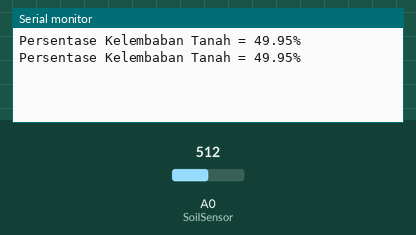
This sketch was run on a simulated Arduino Uno, built with avr-gcc and run on an emulated ATmega328P. On the bench: the last lines printed to the serial monitor. The test bench sets the inputs (shaded band); at power-on: A0 (SoilSensor) = 512.

Above: at 1.8 s.
1.9 s: A0 (SoilSensor) set to 716
At 2.8 s:
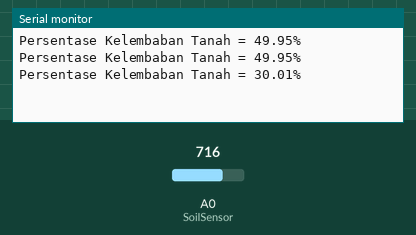
3.4 s: A0 (SoilSensor) set to 900
At 4.5 s:
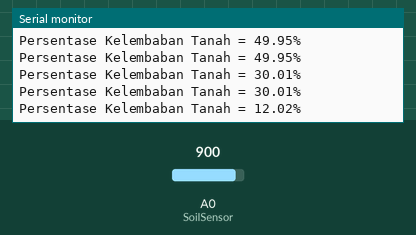
Timing chart, 0 to 6.4 s (numbered marks = the images above; inputs shaded):
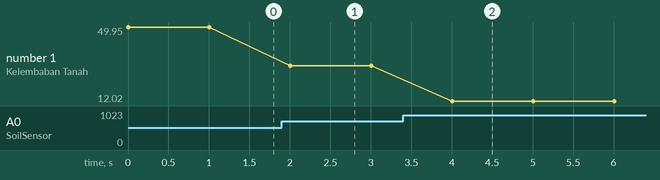

The sketch:

SensorTanah.ino
```cpp
const int SoilSensor = A0;

void setup()
{
  Serial.begin(9600);
}

void loop()
{
  float kelembabanTanah;
  int hasilPembacaan = analogRead(SoilSensor);
  kelembabanTanah = (100 - ((hasilPembacaan/1023.00)*100));

  Serial.print("Persentase Kelembaban Tanah = ");
  Serial.print(kelembabanTanah);
  Serial.println("%");
  delay(1000);
}
```

Measured:
- after the input at 1.9 s, the serial monitor: prints a new line after 0.10 s (image 1)
- after the input at 3.4 s, the serial monitor: prints a new line after 0.60 s (image 2)
- plotted number 1: 49.95 → 30.01 after the input at 1.9 s, 30.01 → 12.02 after the input at 3.4 s
